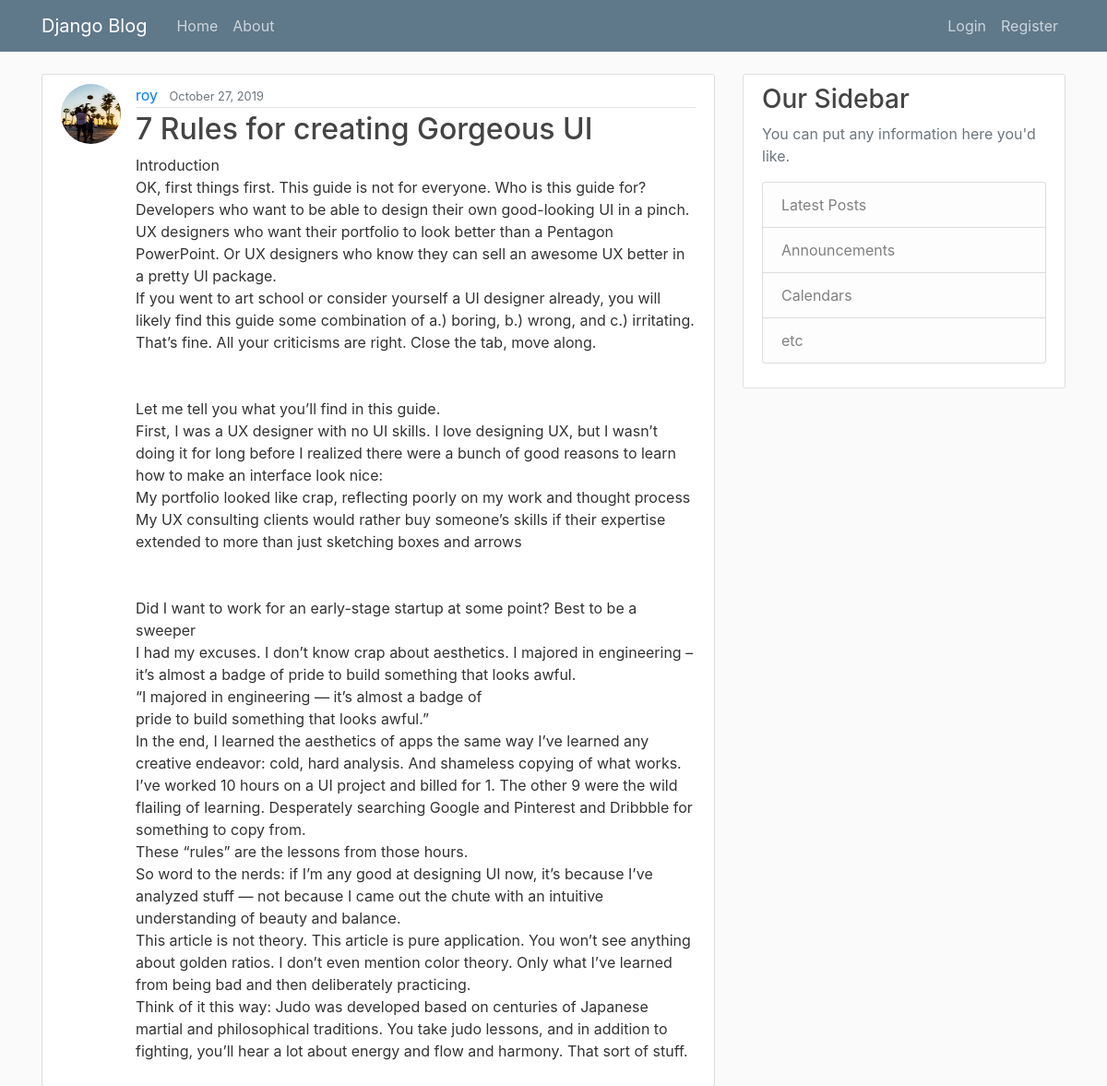
Page /post/25/ on the committed database.
### blog/models.py (models this page shows, shortened)
class Post(models.Model):
    title = models.CharField(max_length=100)
    image = models.ImageField(blank=True, null=True)
    content = models.TextField()
    date_posted = models.DateTimeField(default=timezone.now)
    author = models.ForeignKey(User, on_delete=models.CASCADE)

### users/models.py (models this page shows, shortened)
class Profile(models.Model):
    user = models.OneToOneField(User, on_delete=models.CASCADE)
    image = models.ImageField(default='default.jpg', upload_to='profile_pics')

### blog/views.py (the view)
# urls.py: path('post/<int:pk>/', PostDetailView.as_view(), name='post-detail'),
class PostDetailView(DetailView):
    model = Post

### blog/templates/blog/post_detail.html (shortened to what this page needs)
{% extends "blog/base.html" %}
{% block content %}
<article class="media content-section">
    <img class="rounded-circle article-img" src="{{ object.author.profile.image.url }}">
    <div class="media-body">
        <div class="article-metadata">
            <a class="mr-2" href="{% url 'user-posts' object.author.username %}">{{ object.author }}</a>
            <small class="text-muted">{{ object.date_posted|date:"F d, Y" }}</small>
        </div>
        <h2 class="article-title">{{ object.title }}</h2>
        <p class="article-content">{{ object.content }}</p>
    </div>
</article>
{% endblock content %}

### blog/static/blog/main.css (style rules this page uses)
body { background: #fafafa; color: #333333; margin-top: 5rem; }
h1, h2, h3, h4, h5, h6 { color: #444444; }
.content-section { background: #ffffff; padding: 10px 20px; border: 1px solid #dddddd; border-radius: 3px; margin-bottom: 20px; }
.article-title { color: #444444; }
.article-content { white-space: pre-line; }
.article-img { height: 65px; width: 65px; margin-right: 16px; }
.article-metadata { padding-bottom: 1px; margin-bottom: 4px; border-bottom: 1px solid #e3e3e3 }

### rows in the picture
Post: author.profile.image (placeholder picture), author "roy", date_posted "October 27, 2019", title "7 Rules for creating Gorgeous UI", content "Introduction OK, first things first. This guide is not for everyone. Who is this guide for? Developers who want to be able to design their own good-looking UI in a pinch. UX designers who want their portfolio to look better than a Pentagon PowerPoint. Or UX designers who know they can sell an awesome UX better in a pretty UI package. If you went to art school or consider yourself a UI designer already, you will likely find this guide some combination of a.) boring, b.) wrong, and c.) irritating. That’s fine. All your criticisms are right. Close the tab, move along. Let me tell you what you’ll find in this guide. First, I was a UX designer with no UI skills. I love designing UX, but I wasn’t…"
